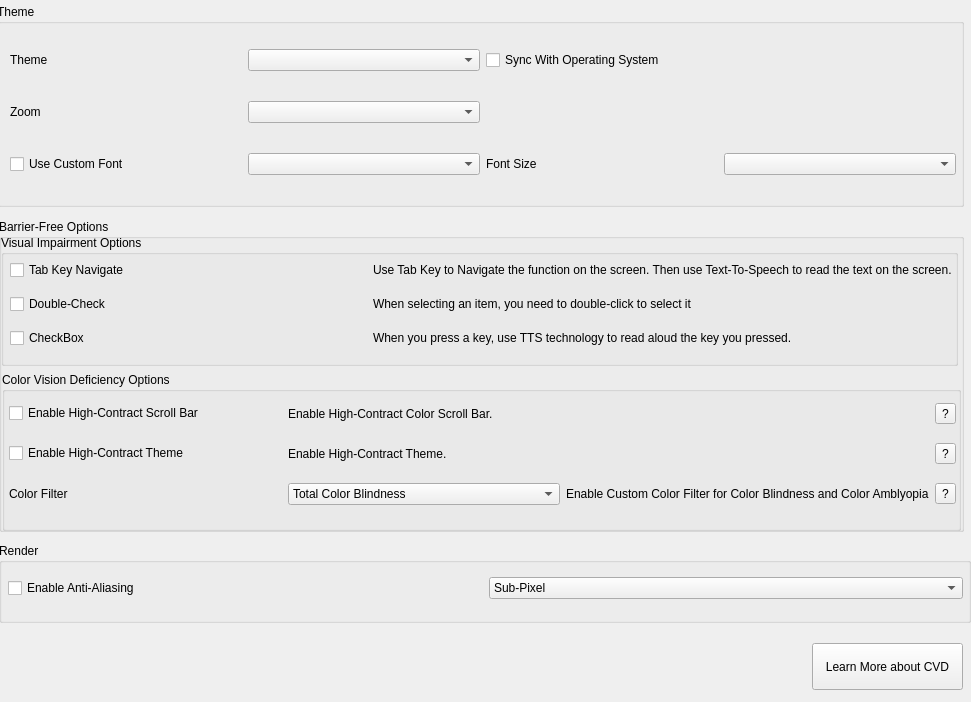
        <widget class="QWidget" name="scrollAreaWidgetContents">
         <property name="geometry">
          <rect>
           <x>0</x>
           <y>0</y>
           <width>971</width>
           <height>702</height>
          </rect>
         </property>
         <widget class="QGroupBox" name="groupBox">
          <property name="geometry">
           <rect>
            <x>-3</x>
            <y>4</y>
            <width>967</width>
            <height>203</height>
           </rect>
          </property>
          <property name="title">
           <string>Theme</string>
          </property>
          <widget class="QWidget" name="gridLayoutWidget">
           <property name="geometry">
            <rect>
             <x>13</x>
             <y>21</y>
             <width>946</width>
             <height>175</height>
            </rect>
           </property>
           <layout class="QGridLayout" name="gridLayout">
            <item row="0" column="2">
             <widget class="QCheckBox" name="checkBox">
              <property name="text">
               <string>Sync With Operating System</string>
              </property>
             </widget>
            </item>
            <item row="1" column="0">
             <widget class="QLabel" name="label_5">
              <property name="text">
               <string>Zoom</string>
              </property>
             </widget>
            </item>
            <item row="2" column="1">
             <widget class="QComboBox" name="comboBox_3"/>
            </item>
            <item row="0" column="1">
             <widget class="QComboBox" name="comboBox"/>
            </item>
            <item row="0" column="0">
             <widget class="QLabel" name="label_4">
              <property name="text">
               <string>Theme</string>
              </property>
             </widget>
            </item>
            <item row="2" column="0">
             <widget class="QCheckBox" name="checkBox_2">
              <property name="text">
               <string>Use Custom Font</string>
              </property>
             </widget>
            </item>
            <item row="2" column="2">
             <widget class="QLabel" name="label_6">
              <property name="text">
               <string>Font Size</string>
              </property>
             </widget>
            </item>
            <item row="1" column="1">
             <widget class="QComboBox" name="comboBox_2"/>
            </item>
            <item row="2" column="3">
             <widget class="QComboBox" name="comboBox_4"/>
            </item>
           </layout>
          </widget>
         </widget>
         <widget class="QGroupBox" name="groupBox_2">
          <property name="geometry">
           <rect>
            <x>-1</x>
            <y>219</y>
            <width>965</width>
            <height>313</height>
           </rect>
          </property>
          <property name="title">
           <string>Barrier-Free Options</string>
          </property>
          <widget class="QGroupBox" name="groupBox_3">
           <property name="geometry">
            <rect>
             <x>2</x>
             <y>16</y>
             <width>957</width>
             <height>131</height>
            </rect>
           </property>
           <property name="title">
            <string>Visual Impairment Options</string>
           </property>
           <widget class="QWidget" name="gridLayoutWidget_2">
            <property name="geometry">
             <rect>
              <x>9</x>
              <y>17</y>
              <width>942</width>
              <height>104</height>
             </rect>
            </property>
            <layout class="QGridLayout" name="gridLayout_2">
             <item row="1" column="0">
              <widget class="QCheckBox" name="checkBox_4">
               <property name="text">
                <string>Double-Check</string>
               </property>
              </widget>
             </item>
             <item row="1" column="1">
              <widget class="QLabel" name="label_8">
               <property name="text">
                <string>When selecting an item, you need to double-click to select it</string>
               </property>
              </widget>
             </item>
             <item row="0" column="1">
              <widget class="QLabel" name="label_7">
               <property name="text">
                <string>Use Tab Key to Navigate the function on the screen. Then use Text-To-Speech to read the text on the screen.</string>
               </property>
              </widget>
             </item>
             <item row="0" column="0">
              <widget class="QCheckBox" name="checkBox_3">
               <property name="text">
                <string>Tab Key Navigate</string>
               </property>
              </widget>
             </item>
             <item row="2" column="0">
              <widget class="QCheckBox" name="checkBox_5">
               <property name="text">
                <string>CheckBox</string>
               </property>
              </widget>
             </item>
             <item row="2" column="1">
              <widget class="QLabel" name="label_9">
               <property name="text">
                <string>When you press a key, use TTS technology to read aloud the key you pressed.</string>
               </property>
              </widget>
             </item>
            </layout>
           </widget>
          </widget>
          <widget class="QGroupBox" name="groupBox_4">
           <property name="geometry">
            <rect>
             <x>3</x>
             <y>153</y>
             <width>959</width>
             <height>159</height>
            </rect>
           </property>
           <property name="title">
            <string>Color Vision Deficiency Options</string>
           </property>
           <widget class="QWidget" name="gridLayoutWidget_3">
            <property name="geometry">
             <rect>
              <x>7</x>
              <y>18</y>
              <width>947</width>
              <height>129</height>
             </rect>
            </property>
            <layout class="QGridLayout" name="gridLayout_3">
             <item row="1" column="1">
              <widget class="QLabel" name="label_12">
               <property name="text">
                <string>Enable High-Contract Theme.</string>
               </property>
              </widget>
             </item>
             <item row="2" column="0">
              <widget class="QLabel" name="label_10">
               <property name="text">
                <string>Color Filter</string>
               </property>
              </widget>
             </item>
             <item row="1" column="0">
              <widget class="QCheckBox" name="checkBox_7">
               <property name="text">
                <string>Enable High-Contract Theme</string>
               </property>
              </widget>
             </item>
             <item row="2" column="1">
              <widget class="QComboBox" name="comboBox_5">
               <item>
                <property name="text">
                 <string>Total Color Blindness</string>
                </property>
               </item>
               <item>
                <property name="text">
                 <string>Red-Green Color Blindness</string>
                </property>
               </item>
               <item>
                <property name="text">
                 <string>Blue-Yellow Color Blindness</string>
                </property>
               </item>
               <item>
                <property name="text">
                 <string>Total Color Amblyopia</string>
                </property>
               </item>
               <item>
                <property name="text">
                 <string>Red-Green Amblyopia</string>
                </property>
               </item>
               <item>
                <property name="text">
                 <string>Blue-Yellow Amblyopia</string>
                </property>
               </item>
              </widget>
             </item>
             <item row="0" column="1">
              <widget class="QLabel" name="label_11">
               <property name="text">
                <string>Enable High-Contract Color Scroll Bar.</string>
               </property>
              </widget>
             </item>
             <item row="2" column="2">
              <widget class="QLabel" name="label_13">
               <property name="text">
                <string>Enable Custom Color Filter for Color Blindness and Color Amblyopia</string>
               </property>
              </widget>
             </item>
             <item row="0" column="0">
              <widget class="QCheckBox" name="checkBox_6">
               <property name="text">
                <string>Enable High-Contract Scroll Bar</string>
               </property>
              </widget>
             </item>
             <item row="2" column="3">
              <widget class="QToolButton" name="toolButton">
               <property name="text">
                <string>?</string>
               </property>
              </widget>
             </item>
             <item row="1" column="3">
              <widget class="QToolButton" name="toolButton_2">
               <property name="text">
                <string>?</string>
               </property>
              </widget>
             </item>
             <item row="0" column="3">
              <widget class="QToolButton" name="toolButton_3">
               <property name="text">
                <string>?</string>
               </property>
              </widget>
             </item>
            </layout>
           </widget>
          </widget>
         </widget>
         <widget class="QGroupBox" name="groupBox_5">
          <property name="geometry">
           <rect>
            <x>-1</x>
            <y>543</y>
            <width>972</width>
            <height>80</height>
           </rect>
          </property>
          <property name="title">
           <string>Render</string>
          </property>
          <widget class="QWidget" name="gridLayoutWidget_4">
           <property name="geometry">
            <rect>
             <x>9</x>
             <y>17</y>
             <width>955</width>
             <height>56</height>
            </rect>
           </property>
           <layout class="QGridLayout" name="gridLayout_4">
            <item row="0" column="0">
             <widget class="QCheckBox" name="checkBox_8">
              <property name="text">
               <string>Enable Anti-Aliasing</string>
              </property>
             </widget>
            </item>
            <item row="0" column="1">
             <widget class="QComboBox" name="comboBox_6">
              <item>
               <property name="text">
                <string>Sub-Pixel</string>
               </property>
              </item>
              <item>
               <property name="text">
                <string>Gray-Scale</string>
               </property>
              </item>
             </widget>
            </item>
           </layout>
          </widget>
         </widget>
         <widget class="QPushButton" name="pushButton">
          <property name="geometry">
           <rect>
            <x>812</x>
            <y>643</y>
            <width>151</width>
            <height>47</height>
           </rect>
          </property>
          <property name="text">
           <string>Learn More about CVD</string>
          </property>
         </widget>
        </widget>
